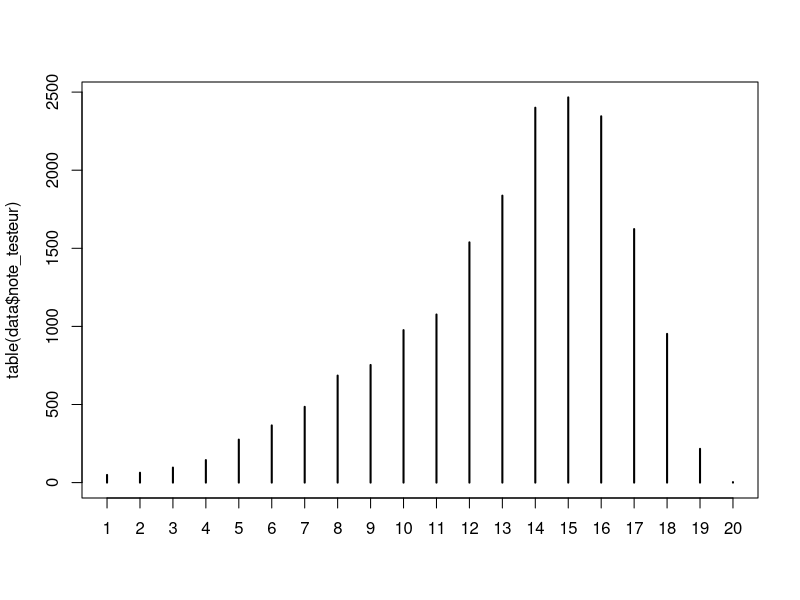
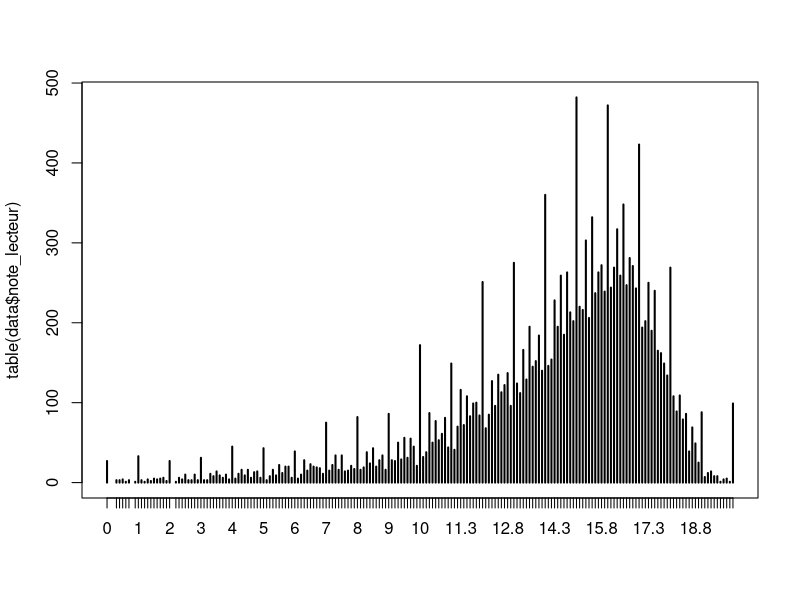
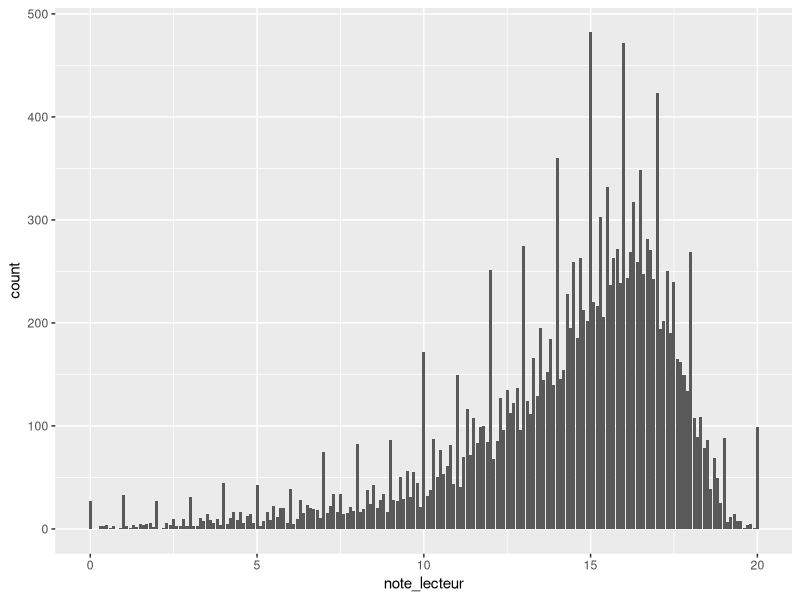
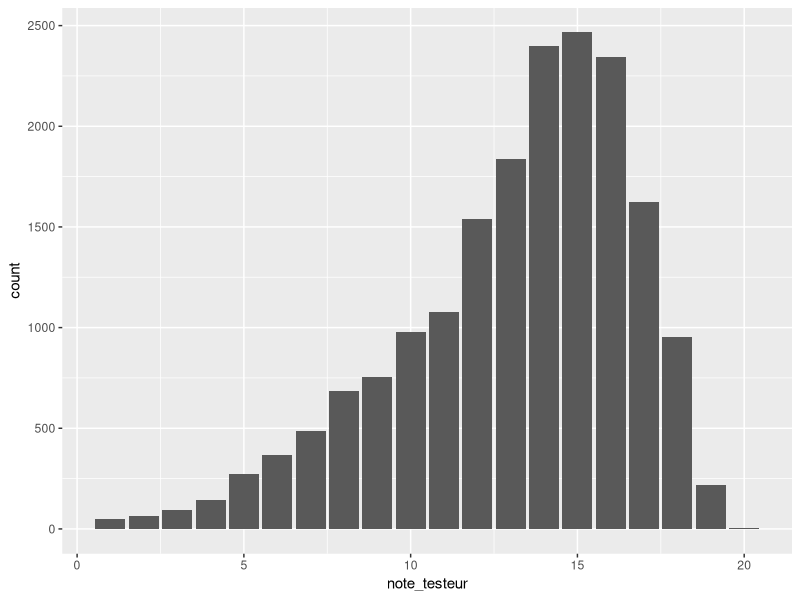

Source code (R) for these figures, in order:
install.packages(c("devtools", # permet d'utiliser la fonction install_github()
                   "ggridges", # permet de représenter les densité non paramétriques les unes derrière les autres
                   "gridExtra", 
                   "labelled", # recherche de mots-clés
                   "tidyverse"  # ensemble de packages pour le data scientist
)
)

library(tidyverse)

data = read.csv("datajvctest.csv")

#infos générales
summary(data)

#répartition des notes dans un graphe généraliste
plot(table(data$note_testeur))
plot(table(data$note_lecteur))

#répartition des notes en fonction du nombre de lecteurs ayant contribué, donc de l'intérêt
ggplot(data, aes(x = note_lecteur, fill = nombre_testeur)) + geom_bar()

ggplot(data, aes(x = note_testeur, fill = nombre_testeur)) + geom_bar()

#infos sur les testeurs
table(data$nom_testeur)
print("Nombre testeurs :")
length(unique(data$nom_testeur))
print("Liste des testeurs :")
unique(data$nom_testeur)

#nombre d'avis écrits par des de lecteurs
sum(data$nombre_testeur, na.rm=TRUE) 

#nombre d'avis moyen de lecteurs
nombre_commentaire = data$nombre_testeur
nombre_commentaire[is.na(nombre_commentaire)] = 0
mean(nombre_commentaire)

# répartition des avis par jeu
quantile(nombre_commentaire)

#étude des meilleurs et pires jeux par note
Best_note_testeur = subset(data, note_testeur >= 18)
Best_note_lecteur = subset(data, note_lecteur >= 18)
Pire_note_testeur = subset(data, note_testeur <= 3)
Pire_note_lecteur = subset(data, note_lecteur <= 3)
Pire_jeux = subset(data, note_testeur <= 3 & note_lecteur <= 3)
Meilleurs_jeux = subset(data, note_testeur > 18 & note_lecteur > 18)
